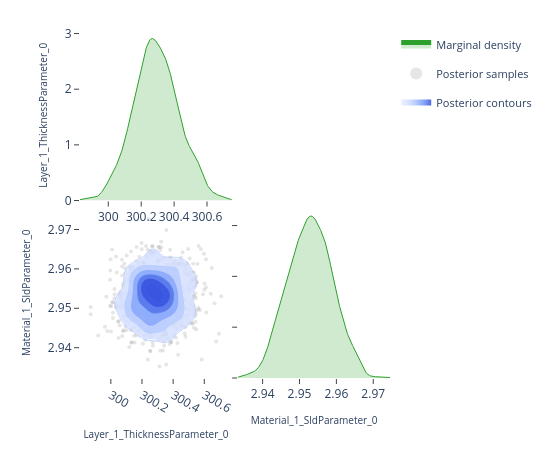

Notebook code for this chart:
### Code cell
# ---- Pairwise focus: thickness vs SLD ---------------------------------------
# A 2-parameter corner plot zooms in on the joint posterior for a specific
# pair.  This is the same view the EasyReflectometryApp's "2D Heatmap"
# sub-tab uses to inspect parameter degeneracies.


params_of_interest = ['Layer_1_ThicknessParameter_0', 'Material_1_SldParameter_0']
idx = [posterior.param_names.index(p) for p in params_of_interest]
subset_draws = np.asarray(posterior.draws)[:, idx]

fig = plot_corner(subset_draws, params_of_interest)
fig.show()

### Figure 1 — Plotly figure (JSON) as saved in the notebook; plotly's stock layout.template omitted (floating-point values rounded to 4 significant figures; data arrays with more than 128 entries replaced by an {"elided": "..."} marker saying what was removed)
{"data": [{"fill": "tozeroy", "fillcolor": "rgba(44, 160, 44, 0.22)", "hoverinfo": "skip", "legendgroup": "marginal", "line": {"color": "rgb(44, 160, 44)", "width": 1}, "mode": "lines", "name": "Marginal density", "showlegend": true, "type": "scatter", "x": {"elided": "256 float values"}, "xaxis": "x", "y": {"elided": "256 float values"}, "yaxis": "y"}, {"hoverinfo": "skip", "legendgroup": "scatter", "marker": {"color": "rgba(140, 140, 140, 0.22)", "size": 4}, "mode": "markers", "name": "Posterior samples", "showlegend": true, "type": "scatter", "x": {"elided": "760 float values"}, "xaxis": "x3", "y": {"elided": "760 float values"}, "yaxis": "y3", "zorder": 0}, {"colorscale": [[0.0, "rgba(224, 233, 255, 0.62)"], [0.35, "rgba(183, 203, 255, 0.70)"], [0.6, "rgba(138, 169, 252, 0.78)"], [0.82, "rgba(96, 131, 242, 0.84)"], [1.0, "rgba(58, 86, 224, 0.90)"]], "connectgaps": false, "contours": {"coloring": "fill", "end": 181.9, "showlabels": false, "showlines": false, "size": 28.72, "start": 38.29}, "hoverinfo": "skip", "legendgroup": "contour", "name": "Posterior contours", "showlegend": true, "showscale": false, "type": "contour", "x": [299.8, 299.8, 299.9, 299.9, 299.9, 299.9, 299.9, 299.9, 299.9, 299.9, 299.9, 300.0, 300.0, 300.0, 300.0, 300.0, 300.0, 300.0, 300.0, 300.1, 300.1, 300.1, 300.1, 300.1, 300.1, 300.1, 300.1, 300.1, 300.2, 300.2, 300.2, 300.2, 300.2, 300.2, 300.2, 300.2, 300.2, 300.3, 300.3, 300.3, 300.3, 300.3, 300.3, 300.3, 300.3, 300.4, 300.4, 300.4, 300.4, 300.4, 300.4, 300.4, 300.4, 300.4, 300.5, 300.5, 300.5, 300.5, 300.5, 300.5, 300.5, 300.5, 300.6, 300.6, 300.6, 300.6, 300.6, 300.6, 300.6, 300.6, 300.6, 300.7, 300.7, 300.7, 300.7, 300.7, 300.7, 300.7, 300.7, 300.8], "xaxis": "x3", "y": [2.933, 2.934, 2.934, 2.935, 2.935, 2.936, 2.936, 2.937, 2.938, 2.938, 2.939, 2.939, 2.94, 2.94, 2.941, 2.941, 2.942, 2.942, 2.943, 2.943, 2.944, 2.944, 2.945, 2.945, 2.946, 2.946, 2.947, 2.947, 2.948, 2.948, 2.949, 2.95, 2.95, 2.951, 2.951, 2.952, 2.952, 2.953, 2.953, 2.954, 2.954, 2.955, 2.955, 2.956, 2.956, 2.957, 2.957, 2.958, 2.958, 2.959, 2.959, 2.96, 2.96, 2.961, 2.962, 2.962, 2.963, 2.963, 2.964, 2.964, 2.965, 2.965, 2.966, 2.966, 2.967, 2.967, 2.968, 2.968, 2.969, 2.969, 2.97, 2.97, 2.971, 2.971, 2.972, 2.972, 2.973, 2.973, 2.974, 2.975], "yaxis": "y3", "z": {"elided": "80x80 float values"}, "zmax": 181.9, "zmin": 38.29, "zorder": 1}, {"colorscale": [[0.0, "rgba(183, 203, 255, 0.94)"], [0.35, "rgba(183, 203, 255, 0.94)"], [0.35, "rgba(138, 169, 252, 0.95)"], [0.6, "rgba(138, 169, 252, 0.95)"], [0.6, "rgba(96, 131, 242, 0.96)"], [0.82, "rgba(96, 131, 242, 0.96)"], [0.82, "rgba(58, 86, 224, 0.98)"], [1.0, "rgba(58, 86, 224, 0.98)"]], "contours": {"coloring": "lines", "end": 181.9, "showlabels": false, "size": 28.72, "start": 38.29}, "hoverinfo": "skip", "legendgroup": "contour", "line": {"width": 0.9}, "showlegend": false, "showscale": false, "type": "contour", "x": [299.8, 299.8, 299.9, 299.9, 299.9, 299.9, 299.9, 299.9, 299.9, 299.9, 299.9, 300.0, 300.0, 300.0, 300.0, 300.0, 300.0, 300.0, 300.0, 300.1, 300.1, 300.1, 300.1, 300.1, 300.1, 300.1, 300.1, 300.1, 300.2, 300.2, 300.2, 300.2, 300.2, 300.2, 300.2, 300.2, 300.2, 300.3, 300.3, 300.3, 300.3, 300.3, 300.3, 300.3, 300.3, 300.4, 300.4, 300.4, 300.4, 300.4, 300.4, 300.4, 300.4, 300.4, 300.5, 300.5, 300.5, 300.5, 300.5, 300.5, 300.5, 300.5, 300.6, 300.6, 300.6, 300.6, 300.6, 300.6, 300.6, 300.6, 300.6, 300.7, 300.7, 300.7, 300.7, 300.7, 300.7, 300.7, 300.7, 300.8], "xaxis": "x3", "y": [2.933, 2.934, 2.934, 2.935, 2.935, 2.936, 2.936, 2.937, 2.938, 2.938, 2.939, 2.939, 2.94, 2.94, 2.941, 2.941, 2.942, 2.942, 2.943, 2.943, 2.944, 2.944, 2.945, 2.945, 2.946, 2.946, 2.947, 2.947, 2.948, 2.948, 2.949, 2.95, 2.95, 2.951, 2.951, 2.952, 2.952, 2.953, 2.953, 2.954, 2.954, 2.955, 2.955, 2.956, 2.956, 2.957, 2.957, 2.958, 2.958, 2.959, 2.959, 2.96, 2.96, 2.961, 2.962, 2.962, 2.963, 2.963, 2.964, 2.964, 2.965, 2.965, 2.966, 2.966, 2.967, 2.967, 2.968, 2.968, 2.969, 2.969, 2.97, 2.97, 2.971, 2.971, 2.972, 2.972, 2.973, 2.973, 2.974, 2.975], "yaxis": "y3", "z": {"elided": "80x80 float values"}, "zmax": 181.9, "zmin": 38.29, "zorder": 2}, {"fill": "tozeroy", "fillcolor": "rgba(44, 160, 44, 0.22)", "hoverinfo": "skip", "legendgroup": "marginal", "line": {"color": "rgb(44, 160, 44)", "width": 1}, "mode": "lines", "name": "Marginal density", "showlegend": false, "type": "scatter", "x": {"elided": "256 float values"}, "xaxis": "x4", "y": {"elided": "256 float values"}, "yaxis": "y4"}], "layout": {"height": 450, "legend": {"font": {"size": 11}, "itemsizing": "constant", "orientation": "v", "x": 1.02, "xanchor": "left", "y": 1.0, "yanchor": "top"}, "margin": {"b": 60, "l": 80, "r": 160, "t": 30}, "plot_bgcolor": "white", "showlegend": true, "width": 550, "xaxis": {"anchor": "y", "domain": [0.0, 0.49], "showgrid": false, "ticks": "outside", "zeroline": false}, "xaxis2": {"anchor": "y2", "domain": [0.51, 1.0], "showgrid": false, "ticks": "outside", "visible": false, "zeroline": false}, "xaxis3": {"anchor": "y3", "domain": [0.0, 0.49], "showgrid": false, "ticks": "outside", "title": {"font": {"size": 10}, "text": "Layer_1_ThicknessParameter_0"}, "zeroline": false}, "xaxis4": {"anchor": "y4", "domain": [0.51, 1.0], "showgrid": false, "ticks": "outside", "title": {"font": {"size": 10}, "text": "Material_1_SldParameter_0"}, "zeroline": false}, "yaxis": {"anchor": "x", "domain": [0.51, 1.0], "showgrid": false, "ticks": "outside", "title": {"font": {"size": 10}, "text": "Layer_1_ThicknessParameter_0"}, "zeroline": false}, "yaxis2": {"anchor": "x2", "domain": [0.51, 1.0], "showgrid": false, "ticks": "outside", "visible": false, "zeroline": false}, "yaxis3": {"anchor": "x3", "domain": [0.0, 0.49], "showgrid": false, "ticks": "outside", "title": {"font": {"size": 10}, "text": "Material_1_SldParameter_0"}, "zeroline": false}, "yaxis4": {"anchor": "x4", "domain": [0.0, 0.49], "showgrid": false, "showticklabels": false, "ticks": "outside", "zeroline": false}}}
